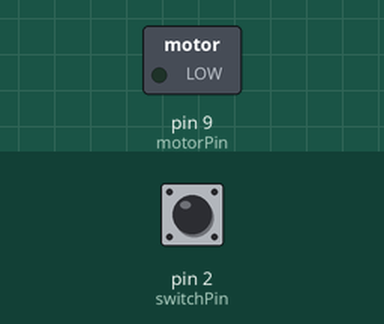
A sketch run on a simulated Arduino Uno, built with avr-gcc and run on an emulated ATmega328P. Parts: switched loads named in the sketch (green lamp = pin HIGH). Inputs (shaded band) come from the test bench; at power-on: pin 2 (switchPin) LOW.

Above: at 1.2 s.
1.3 s: pin 2 (switchPin) pulled HIGH for 0.15 s
At 1.45 s:
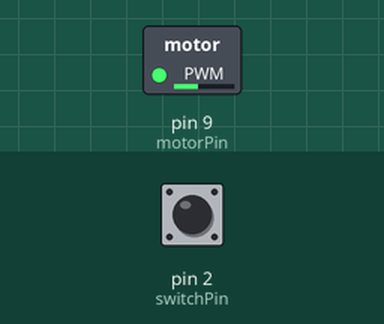
At 4.45 s:
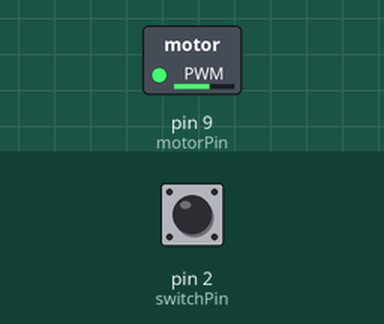
7.3 s: pin 2 (switchPin) pulled HIGH for 1 s
At 7.45 s:
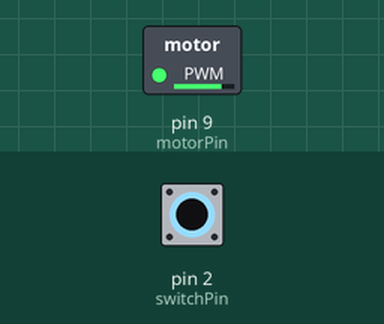
Timing chart, 0 to 15.4 s (numbered marks = the images above; inputs shaded):
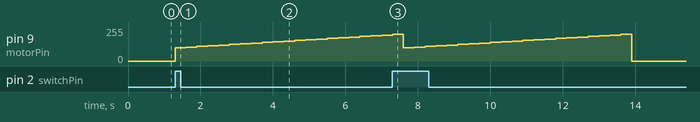

Measured:
- after the input at 1.3 s, pin 9 (motorPin): moves from 0/255 to 195/255 over 5.7 s, starting at once

The sketch:

DancingDash.ino
```cpp
// constants for switch and motor pins
const int switchPin = 2; // number of the switch pin
const int motorPin =  9; // number of the motor pin

int switchState = 0;  // variable for reading the switch's status

void setup() {
  // initialize the motor pin as an output:
  pinMode(motorPin, OUTPUT);
  // initialize the switch pin as an input:
  pinMode(switchPin, INPUT);
}

void loop() {
  // read the state of the switch value:
  switchState = digitalRead(switchPin);

  // check if the switch is pressed.
  if (switchState == HIGH) {
    // turn motor on:
    // digitalWrite(motorPin, HIGH); // simple on

//    for(int motorValue = 100 ; motorValue <= 255; motorValue +=5){
    for(int motorValue = 100 ; motorValue <= 200; motorValue +=5){
      analogWrite(motorPin, motorValue);
      delay(300);
    }
//    for(int motorValue = 255 ; motorValue >= 100; motorValue -=5){
    for(int motorValue = 200 ; motorValue <= 100; motorValue +=5){
      analogWrite(motorPin, motorValue);
      delay(300);
    }

  }
  else {
    // turn motor off:
    digitalWrite(motorPin, LOW);
  }
}
```
